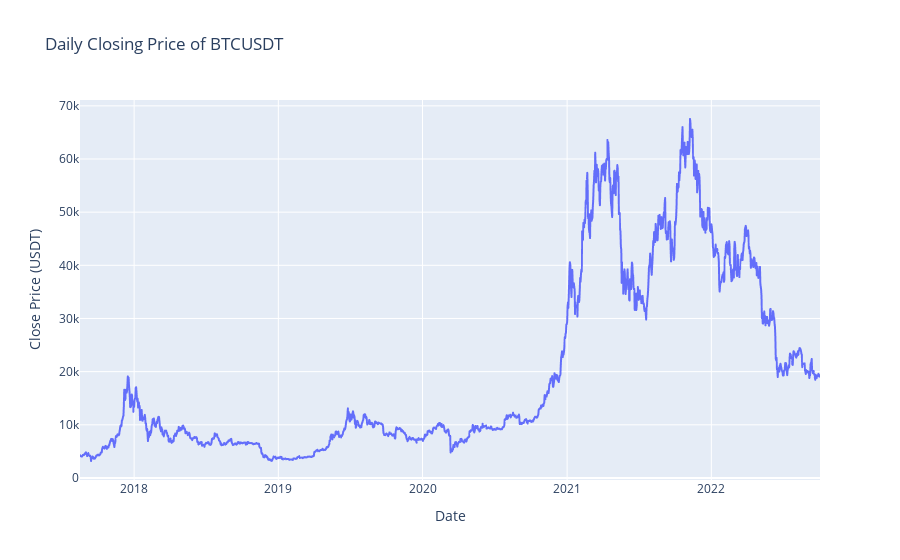

Notebook source saved alongside this figure:
### Code cell
#https://plotly.com/python/time-series/#time-series-using-axes-of-type-date
fig = px.line(df, x=df.index, y="close", title="Daily Closing Price of BTCUSDT", 
             labels = {"close": "Close Price (USDT)",
                        "date": "Date"})
fig.show()

### Figure 1 — Plotly figure (JSON) as saved in the notebook; plotly's stock layout.template omitted (floating-point values rounded to 4 significant figures; data arrays with more than 128 entries replaced by an {"elided": "..."} marker saying what was removed)
{"data": [{"hovertemplate": "Date=%{x}<br>Close Price (USDT)=%{y}<extra></extra>", "legendgroup": "", "line": {"color": "#636efa", "dash": "solid"}, "mode": "lines", "name": "", "showlegend": false, "type": "scattergl", "x": {"elided": "1875 str values"}, "xaxis": "x", "y": {"elided": "1875 float values"}, "yaxis": "y"}], "layout": {"legend": {"tracegroupgap": 0}, "title": {"text": "Daily Closing Price of BTCUSDT"}, "xaxis": {"anchor": "y", "domain": [0, 1], "title": {"text": "Date"}}, "yaxis": {"anchor": "x", "domain": [0, 1], "title": {"text": "Close Price (USDT)"}}}}
